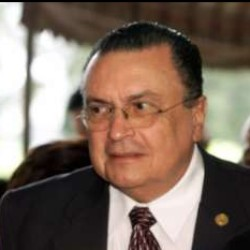
#> input picture bm1688/data/Abel_Pacheco_0001.jpg, 250 x 250 px
$ python convert_yuv422.py --mode rgb2yuv --input ../../bm1688/data/Abel_Pacheco_0001.jpg --output out.png
#> lines starting #> are read from the running program, lines starting #| are printed output that depends on the picture
import argparse
import cv2
import numpy as np
import os

"""
用法示例：
1) 将 RGB 图像 转换为 YUV422：
   python convert.py --mode rgb2yuv --width 0 --height 0 \
                    --input input.png --output output.yuv
   （width/height=0 表示从图像文件中自动获取分辨率）

2) 将 YUV422 (Planar) 数据 转换为 RGB 并输出为 PNG：
   python convert.py --mode yuv2rgb --width 640 --height 480 \
                    --input input.yuv --output output.png
"""

def rgb_to_yuv422_planar(rgb_image: np.ndarray) -> (np.ndarray, np.ndarray, np.ndarray):
    """
    将 RGB 图像转换为 YUV422 (Planar) 格式，返回三个平面 (Y, U, V)。
    - rgb_image: shape (H, W, 3)，通道顺序为 RGB
    - 返回:
        Y: shape (H, W)
        U_422: shape (H, W//2)
        V_422: shape (H, W//2)
    """
    # 1. RGB -> YUV444
    yuv444 = cv2.cvtColor(rgb_image, cv2.COLOR_RGB2YUV)
    Y_444 = yuv444[:, :, 0]
    U_444 = yuv444[:, :, 1]
    V_444 = yuv444[:, :, 2]

    # 2. 水平抽样 -> YUV422
    U_422 = U_444[:, ::2]
    V_422 = V_444[:, ::2]
    return Y_444, U_422, V_422


def save_yuv422_planar(Y: np.ndarray, U: np.ndarray, V: np.ndarray, filename: str):
    """
    将 Y, U, V 三个平面 (Planar) 顺序写入文件，形成 YUV422 Planar 格式的二进制数据。
    - Y: shape (H, W)
    - U: shape (H, W//2)
    - V: shape (H, W//2)
    """
    yuv_data = np.concatenate([Y.flatten(), U.flatten(), V.flatten()]).astype(np.uint8)
    yuv_data.tofile(filename)
    print(f"[INFO] YUV422 planar data saved to: {filename}")


# [56 lines left out: functions load_yuv422_planar, yuv422_planar_to_rgb, not called in this run]


def main():
    parser = argparse.ArgumentParser(description="RGB <-> YUV422 Planar Conversion")
    parser.add_argument('--mode', type=str, required=True,
                        choices=["rgb2yuv", "yuv2rgb"],
                        help="转换模式：rgb2yuv 或 yuv2rgb")
    parser.add_argument('--width', type=int, default=1920,
                        help="图像宽度 (对 yuv2rgb 有效); 若为 0 则从输入图像获取")
    parser.add_argument('--height', type=int, default=1080,
                        help="图像高度 (对 yuv2rgb 有效); 若为 0 则从输入图像获取")
    parser.add_argument('--input', type=str, required=True,
                        help="输入文件路径：图片或 yuv")
    parser.add_argument('--output', type=str, required=True,
                        help="输出文件路径：yuv 或 图片")
    args = parser.parse_args()

    mode = args.mode
    w = args.width
    h = args.height
    input_path = args.input
    output_path = args.output

    if mode == "rgb2yuv":
        # 读取输入图像 (BGR)
        bgr_img = cv2.imread(input_path, cv2.IMREAD_COLOR)
#> bgr_img is the input picture: shape (250, 250, 3); mean B, G, R 94.6, 107, 125.2
        if bgr_img is None:
            raise FileNotFoundError(f"Failed to load image: {input_path}")
        # 转为 RGB
        rgb_img = cv2.cvtColor(bgr_img, cv2.COLOR_BGR2RGB)
        rgb_img = cv2.resize(rgb_img, (w, h))
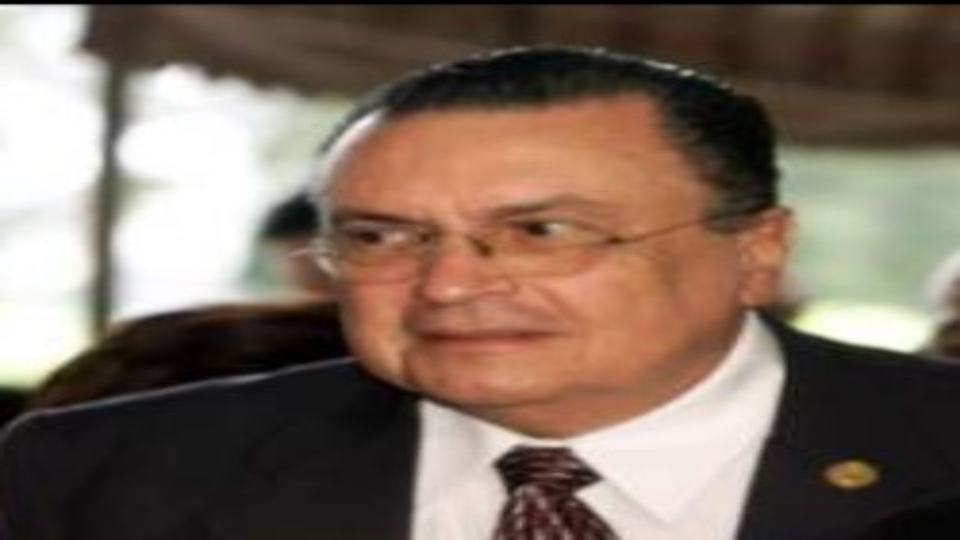
#> rgb_img: shape (1080, 1920, 3) (shown at 1/2 size); mean R, G, B 125, 106.9, 94.5
        # 将 RGB 转为 YUV422 Planar
        Y, U, V = rgb_to_yuv422_planar(rgb_img)
#> in rgb_to_yuv422_planar, `yuv444 = cv2.cvtColor(rgb_image, cv2.COLOR_RGB2YUV)`: yuv444: shape (1080, 1920, 3); mean of channels 0, 1, 2 110.9, 120, 140.4
#> in rgb_to_yuv422_planar, `Y_444 = yuv444[:, :, 0]`:
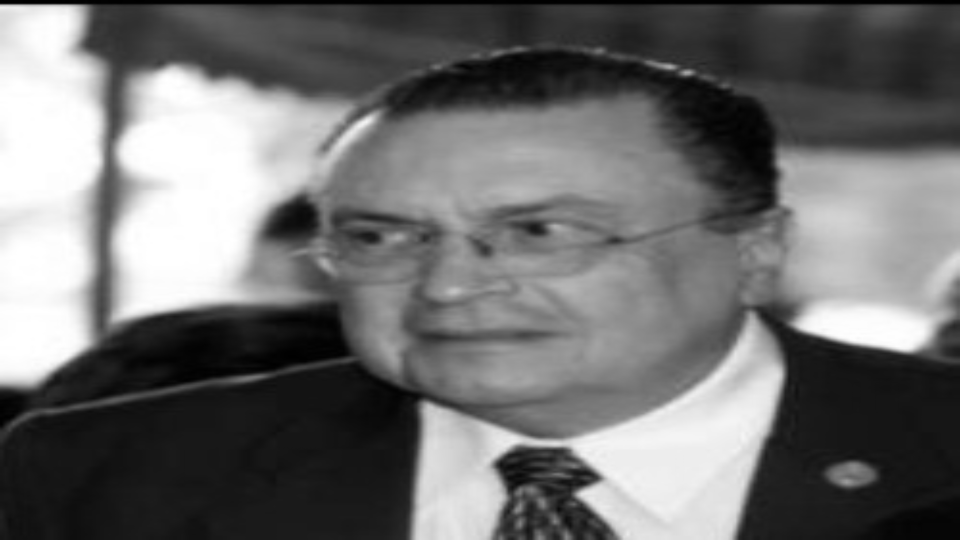
#> Y_444: shape (1080, 1920) (shown at 1/2 size); min 0, max 255, mean 110.9
#> in rgb_to_yuv422_planar, `U_444 = yuv444[:, :, 1]`:
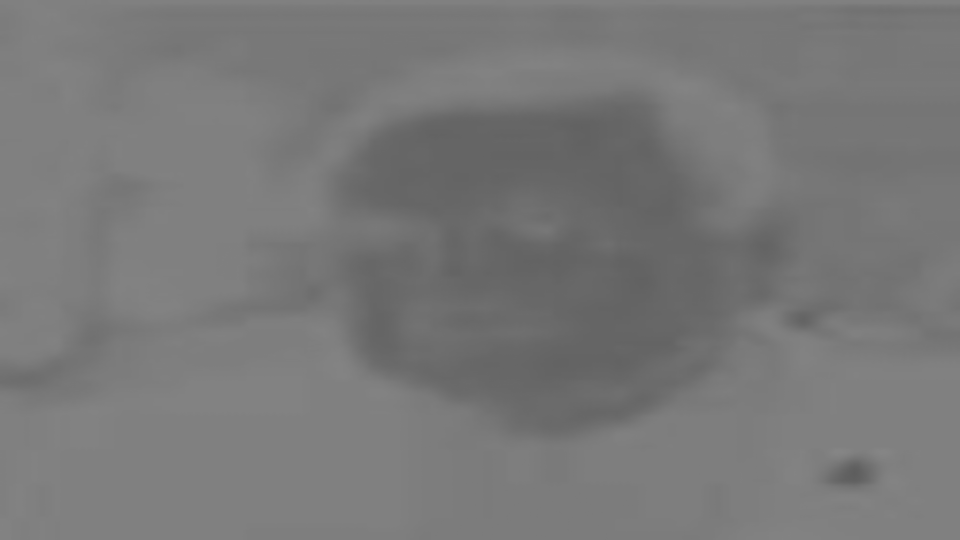
#> U_444: shape (1080, 1920) (shown at 1/2 size); min 93, max 134, mean 120
#> in rgb_to_yuv422_planar, `V_444 = yuv444[:, :, 2]`:
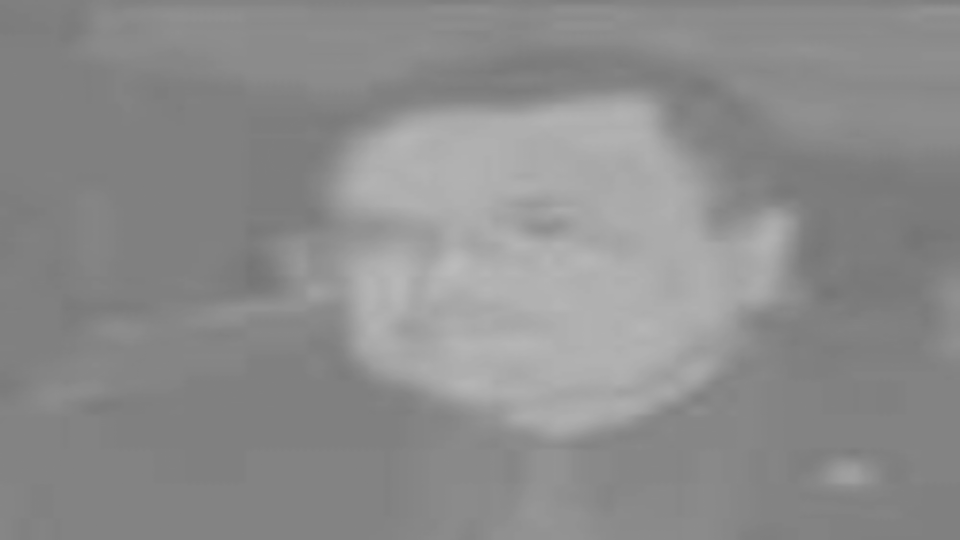
#> V_444: shape (1080, 1920) (shown at 1/2 size); min 116, max 187, mean 140.4
#> in rgb_to_yuv422_planar, `U_422 = U_444[:, ::2]`:
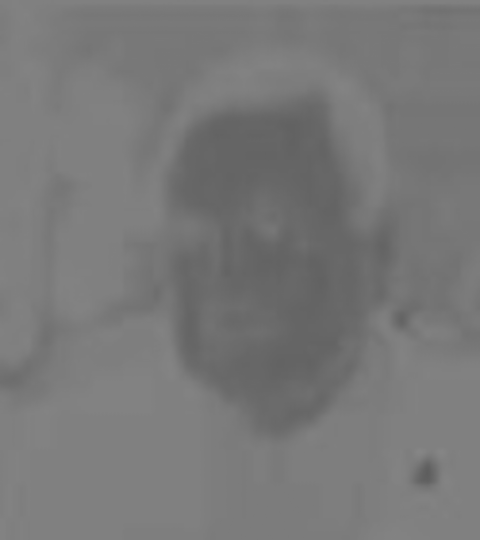
#> U_422: shape (1080, 960) (shown at 1/2 size); min 93, max 134, mean 120
#> in rgb_to_yuv422_planar, `V_422 = V_444[:, ::2]`:
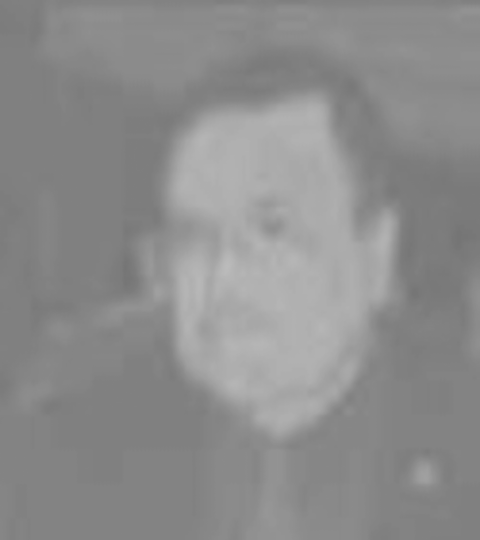
#> V_422: shape (1080, 960) (shown at 1/2 size); min 116, max 187, mean 140.4

        # 保存为二进制 .yuv
        save_yuv422_planar(Y, U, V, output_path)

    elif mode == "yuv2rgb":
        if w <= 0 or h <= 0:
            raise ValueError("[ERROR] 请指定有效的 width/height 参数.")

        # 从二进制 yuv 文件加载 YUV422 planar
        Y_plane, U_plane, V_plane = load_yuv422_planar(input_path, w, h)

        # 转成 RGB 图像
        rgb_img = yuv422_planar_to_rgb(Y_plane, U_plane, V_plane)
        # 转成 BGR（便于用 OpenCV 保存）
        bgr_img = cv2.cvtColor(rgb_img, cv2.COLOR_RGB2BGR)

        # 保存为 PNG/JPG
        cv2.imwrite(output_path, bgr_img)
        print(f"[INFO] RGB image saved to: {output_path}")

if __name__ == "__main__":
    main()

$ run again, on bm1688/data/reid_que.jpg
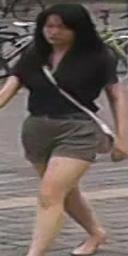
#> input picture bm1688/data/reid_que.jpg, 128 x 256 px
#> in main, bgr_img is the input picture: shape (256, 128, 3); mean B, G, R 90.7, 95.8, 107.2
#> yuv444: shape (1080, 1920, 3); mean of channels 0, 1, 2 98.5, 124.2, 135.6
#> in rgb_to_yuv422_planar, `V_444 = yuv444[:, :, 2]`:
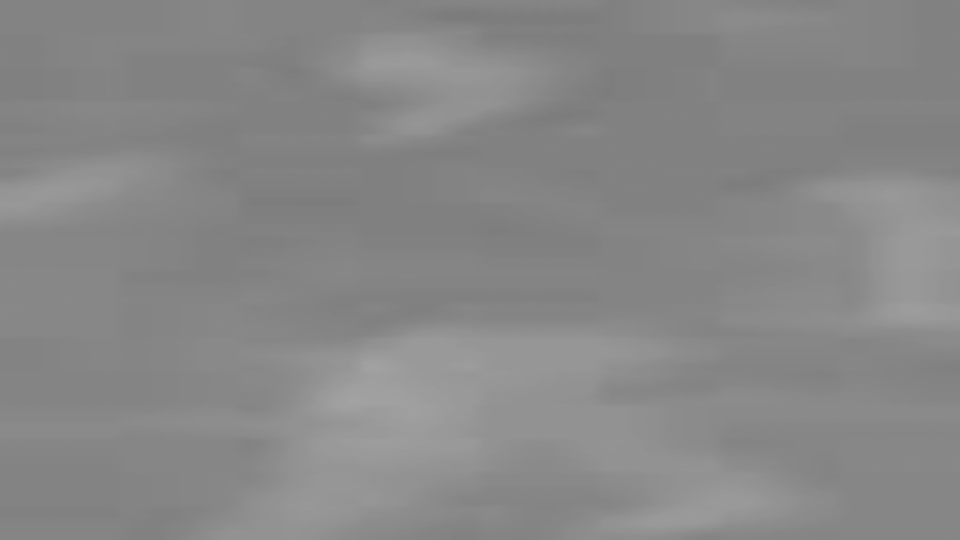
#> V_444: shape (1080, 1920) (shown at 1/2 size); min 123, max 163, mean 135.6
#> in rgb_to_yuv422_planar, `V_422 = V_444[:, ::2]`:
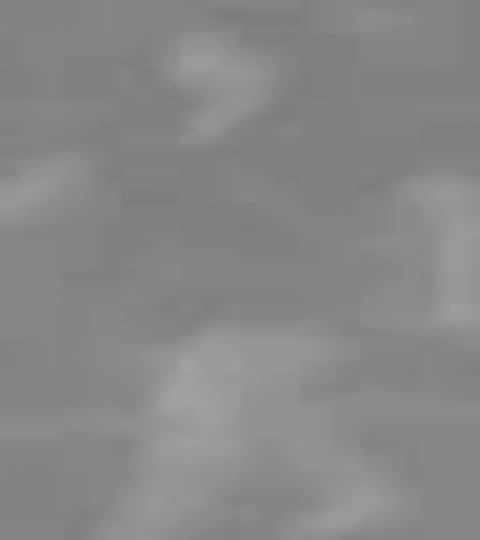
#> V_422: shape (1080, 960) (shown at 1/2 size); min 123, max 163, mean 135.6

$ run again, on bm1688/data/reid_reg.jpg
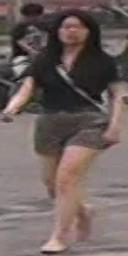
#> input picture bm1688/data/reid_reg.jpg, 128 x 256 px
#> in main, bgr_img is the input picture: shape (256, 128, 3); mean B, G, R 94.4, 96.7, 110
#> yuv444: shape (1080, 1920, 3); mean of channels 0, 1, 2 100.3, 125.1, 136.4
#> in rgb_to_yuv422_planar, `V_444 = yuv444[:, :, 2]`:
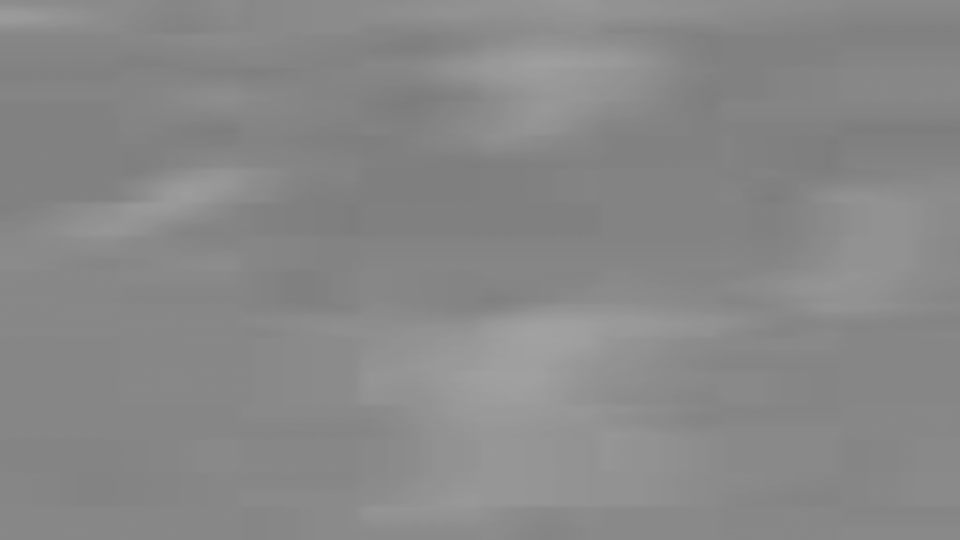
#> V_444: shape (1080, 1920) (shown at 1/2 size); min 124, max 162, mean 136.4
#> in rgb_to_yuv422_planar, `V_422 = V_444[:, ::2]`:
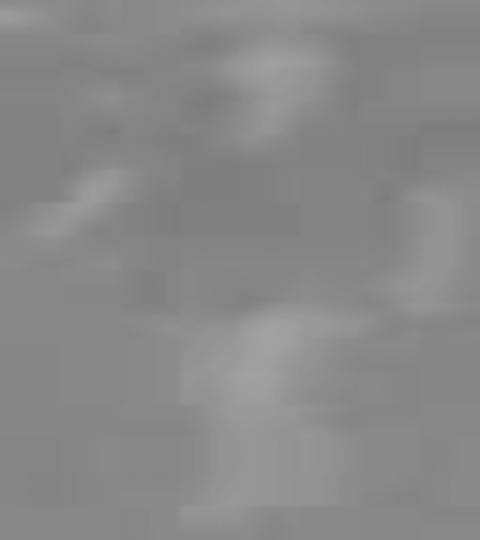
#> V_422: shape (1080, 960) (shown at 1/2 size); min 124, max 162, mean 136.4
